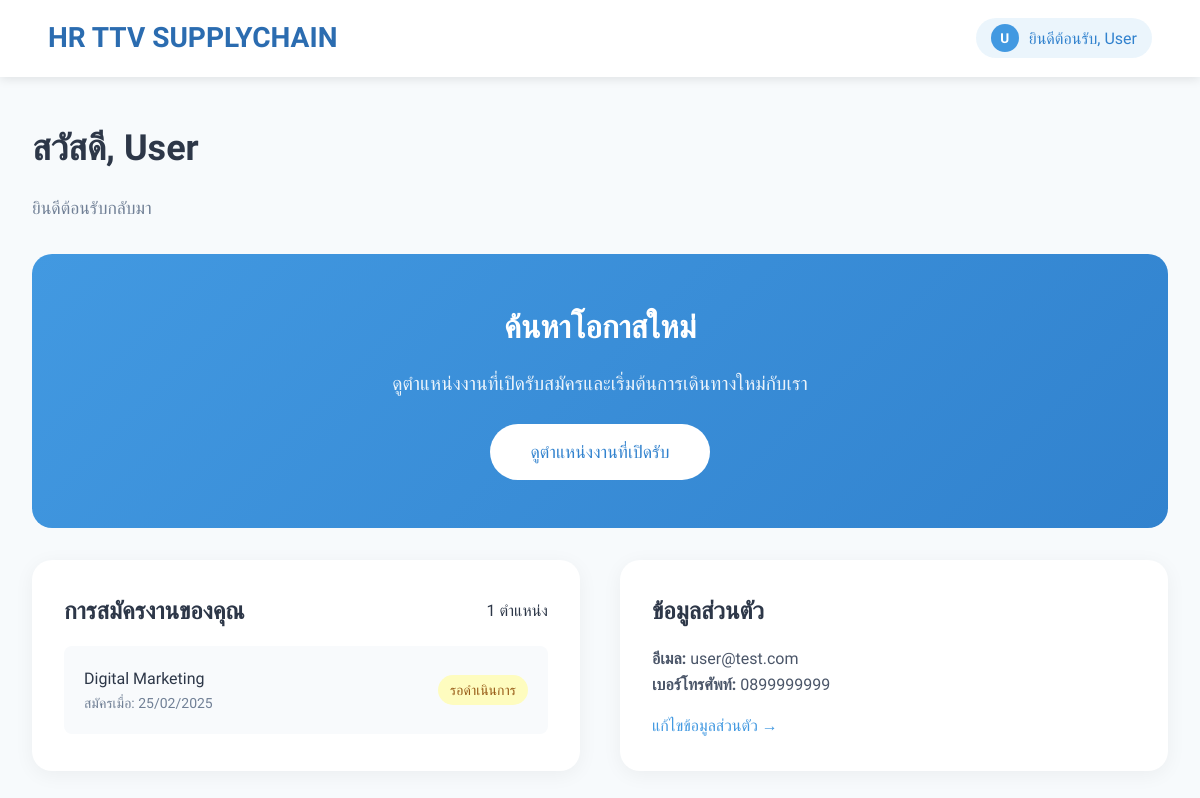
The page /user/dashboard.php (signed in) on the database its author committed.
### tables this page shows
CREATE TABLE `users` (
  `id` int(11) NOT NULL,
  `name` varchar(100) NOT NULL,
  `email` varchar(100) NOT NULL,
  `phone` varchar(20) NOT NULL,
  `password` varchar(255) NOT NULL,
  `role` enum('user','admin') DEFAULT 'user',
  `created_at` timestamp NOT NULL DEFAULT current_timestamp(),
  `updated_at` timestamp NOT NULL DEFAULT current_timestamp() ON UPDATE current_timestamp(),
  `last_login` timestamp NULL DEFAULT NULL
);

CREATE TABLE `applications` (
  `id` int(11) NOT NULL,
  `user_id` int(11) NOT NULL,
  `position_id` int(11) NOT NULL,
  `resume_path` varchar(255) DEFAULT NULL,
  `cover_letter` longtext DEFAULT NULL,
  `status` enum('pending','approved','rejected') DEFAULT 'pending',
  `created_at` timestamp NOT NULL DEFAULT current_timestamp(),
  `updated_at` timestamp NOT NULL DEFAULT current_timestamp() ON UPDATE current_timestamp(),
  `updated_by` int(11) DEFAULT NULL
);

CREATE TABLE `positions` (
  `id` int(11) NOT NULL,
  `title` varchar(100) NOT NULL,
  `department` varchar(100) NOT NULL,
  `description` text DEFAULT NULL,
  `requirements` text DEFAULT NULL,
  `salary_min` int(11) DEFAULT NULL,
  `salary_max` int(11) DEFAULT NULL,
  `location` varchar(100) DEFAULT NULL,
  `type` enum('Full-time','Part-time','Contract','Internship') DEFAULT 'Full-time',
  `status` enum('open','closed','draft') DEFAULT 'draft',
  `created_at` timestamp NOT NULL DEFAULT current_timestamp(),
  `updated_at` timestamp NOT NULL DEFAULT current_timestamp() ON UPDATE current_timestamp(),
  `created_by` int(11) DEFAULT NULL,
  `updated_by` int(11) DEFAULT NULL
);

### user/dashboard.php (the view, shortened to what this page needs)
<?php
require_once '../config.php';
$user_id = $_SESSION['user_id'];
$stmt = $conn->prepare("SELECT * FROM users WHERE id = ?");
$stmt->bind_param("i", $user_id);
$stmt->execute();
$result = $stmt->get_result();
$user = $result->fetch_assoc();
$stmt = $conn->prepare("SELECT a.*, p.title as position_title
                       FROM applications a
                       JOIN positions p ON a.position_id = p.id
                       WHERE a.user_id = ?
                       ORDER BY a.created_at DESC");
$stmt->bind_param("i", $user_id);
$stmt->execute();
$applications = $stmt->get_result()->fetch_all(MYSQLI_ASSOC);
?>
<!DOCTYPE html>
<html lang="th">
<head>
</head>
<body>
    <nav class="navbar">
        <div class="nav-container">
            <a href="../index.php" class="logo">HR TTV SUPPLYCHAIN</a>
            <div class="user-info-wrapper">
                <div class="user-info-toggle" id="userInfoToggle">
                    <div class="user-avatar">
                        <?php echo substr($user['name'], 0, 1); ?>
                    </div>
                    <span>ยินดีต้อนรับ, <?php echo explode(' ', $user['name'])[0]; ?></span>
                </div>
            </div>
        </div>
    </nav>
    <main class="main-content">
        <div class="greeting">
            <h1>สวัสดี, <?php echo explode(' ', $user['name'])[0]; ?></h1>
            <p>ยินดีต้อนรับกลับมา</p>
        </div>
        <div class="apply-card">
            <h2>ค้นหาโอกาสใหม่</h2>
            <p>ดูตำแหน่งงานที่เปิดรับสมัครและเริ่มต้นการเดินทางใหม่กับเรา</p>
            <a href="../positions.php" class="apply-btn">ดูตำแหน่งงานที่เปิดรับ</a>
        </div>
        <div class="dashboard-grid">
            <div class="dashboard-card">
                <div class="card-header">
                    <h3>การสมัครงานของคุณ</h3>
                    <span><?php echo count($applications); ?> ตำแหน่ง</span>
                </div>
                <div class="application-list">
                    <?php if (empty($applications)): ?>
                        <p style="text-align: center; color: #718096;">ยังไม่มีประวัติการสมัครงาน</p>
                    <?php else: ?>
                        <?php foreach ($applications as $app): ?>
                            <div class="application-item">
                                <div>
                                    <div style="font-weight: 500; color: #2d3748;"><?php echo $app['position_title']; ?></div>
                                    <div style="font-size: 0.875rem; color: #718096;">
                                        สมัครเมื่อ: <?php echo date('d/m/Y', strtotime($app['created_at'])); ?>
                                    </div>
                                </div>
                                <span class="status-badge status-<?php echo $app['status']; ?>">
                                    <?php
                                        switch($app['status']) {
                                            case 'pending':
                                                echo 'รอดำเนินการ';
                                                break;
                                        }
                                    ?>
                                </span>
                            </div>
                        <?php endforeach; ?>
                    <?php endif; ?>
                </div>
            </div>
            <div class="dashboard-card">
                <div class="card-header">
                    <h3>ข้อมูลส่วนตัว</h3>
                </div>
                <div style="color: #4a5568;">
                    <p><strong>อีเมล:</strong> <?php echo $user['email']; ?></p>
                    <p><strong>เบอร์โทรศัพท์:</strong> <?php echo $user['phone']; ?></p>
                    <p style="margin-top: 1rem;">
                        <a href="profile.php" style="color: #4299e1; text-decoration: none;">
                            แก้ไขข้อมูลส่วนตัว →
                        </a>
                    </p>
                </div>
            </div>
        </div>
    </main>
</body>
</html>

### user/dashboard.php (style rules this page uses)
* { margin: 0; padding: 0; box-sizing: border-box; font-family: 'Anuphan', sans-serif; }
body { background: #f7fafc; min-height: 100vh; color: #2d3748; line-height: 1.6; }
.navbar { background-color: white; padding: 1rem 2rem; position: fixed; width: 100%; top: 0; z-index: 1000; box-shadow: 0 2px 10px rgba(0, 0, 0, 0.1); }
.nav-container { max-width: 1200px; margin: 0 auto; display: flex; justify-content: space-between; align-items: center; padding: 0 1rem; }
.logo { font-size: 1.5rem; font-weight: 600; color: #2b6cb0; text-decoration: none; white-space: nowrap; }
.user-info-wrapper { position: relative; }
.user-info-toggle { display: flex; align-items: center; gap: 10px; background: rgba(66, 153, 225, 0.1); padding: 6px 15px; border-radius: 50px; color: #3182ce; font-weight: 500; cursor: pointer; transition: all 0.3s ease; }
.user-avatar { width: 28px; height: 28px; border-radius: 50%; background: #4299e1; color: white; font-weight: 600; display: flex; align-items: center; justify-content: center; font-size: 0.85rem; }
.main-content { max-width: 1200px; margin: 100px auto 2rem; padding: 0 2rem; }
.greeting { margin-bottom: 2rem; }
.greeting h1 { font-size: 2rem; color: #2d3748; margin-bottom: 0.5rem; }
.greeting p { color: #718096; }
.dashboard-grid { display: grid; grid-template-columns: repeat(auto-fit, minmax(300px, 1fr)); gap: 2rem; margin-bottom: 3rem; }
.dashboard-card { background: white; padding: 1.5rem; border-radius: 16px; box-shadow: 0 4px 20px rgba(0, 0, 0, 0.05); }
.card-header { display: flex; justify-content: space-between; align-items: center; margin-bottom: 1rem; }
.card-header h3 { color: #2d3748; font-size: 1.25rem; }
.status-badge { padding: 0.25rem 0.75rem; border-radius: 50px; font-size: 0.875rem; font-weight: 500; }
.status-pending { background: #fefcbf; color: #975a16; }
.application-list { display: flex; flex-direction: column; gap: 1rem; }
.application-item { display: flex; justify-content: space-between; align-items: center; padding: 1rem; background: #f8fafc; border-radius: 8px; }
.apply-card { background: linear-gradient(135deg, #4299e1 0%, #3182ce 100%); color: white; padding: 2rem; border-radius: 16px; text-align: center; margin-bottom: 2rem; }
.apply-card h2 { font-size: 1.75rem; margin-bottom: 1rem; }
.apply-card p { margin-bottom: 1.5rem; opacity: 0.9; }
.apply-btn { background: white; color: #3182ce; padding: 0.75rem 2rem; border-radius: 50px; text-decoration: none; font-weight: 500; display: inline-block; transition: all 0.2s ease; }
@media (min-width: 1025px) { .main-content { padding: 0 2rem; max-width: 1200px; margin-top: 120px; } }
@media (min-width: 1025px) { .greeting h1 { font-size: 2.25rem; margin-bottom: 1rem; } }
@media (min-width: 1025px) { .greeting p { font-size: 1.1rem; } }
@media (min-width: 1025px) { .dashboard-grid { gap: 2.5rem; } }
@media (min-width: 1025px) { .dashboard-card { padding: 2rem; border-radius: 20px; transition: transform 0.4s ease, box-shadow 0.4s ease; } }
@media (min-width: 1025px) { .card-header h3 { font-size: 1.5rem; } }
@media (min-width: 1025px) { .application-item { padding: 1.25rem; transition: transform 0.3s ease, box-shadow 0.3s ease; } }
@media (min-width: 1025px) { .apply-card { padding: 3rem; border-radius: 20px; } }
@media (min-width: 1025px) { .apply-card h2 { font-size: 2rem; } }
@media (min-width: 1025px) { .apply-card p { font-size: 1.2rem; } }
@media (min-width: 1025px) { .apply-btn { padding: 0.875rem 2.5rem; font-size: 1.1rem; transition: transform 0.3s ease, box-shadow 0.3s ease; } }
@media (min-width: 1025px) { .logo { font-size: 1.75rem; } }

### rows shown on the page
users: name "U", name "User", email "user@test.com", phone "0899999999"
applications: position.title "Digital Marketing", created_at "25/02/2025", status "รอดำเนินการ"

### other values the page prints
count($applications) "1"
